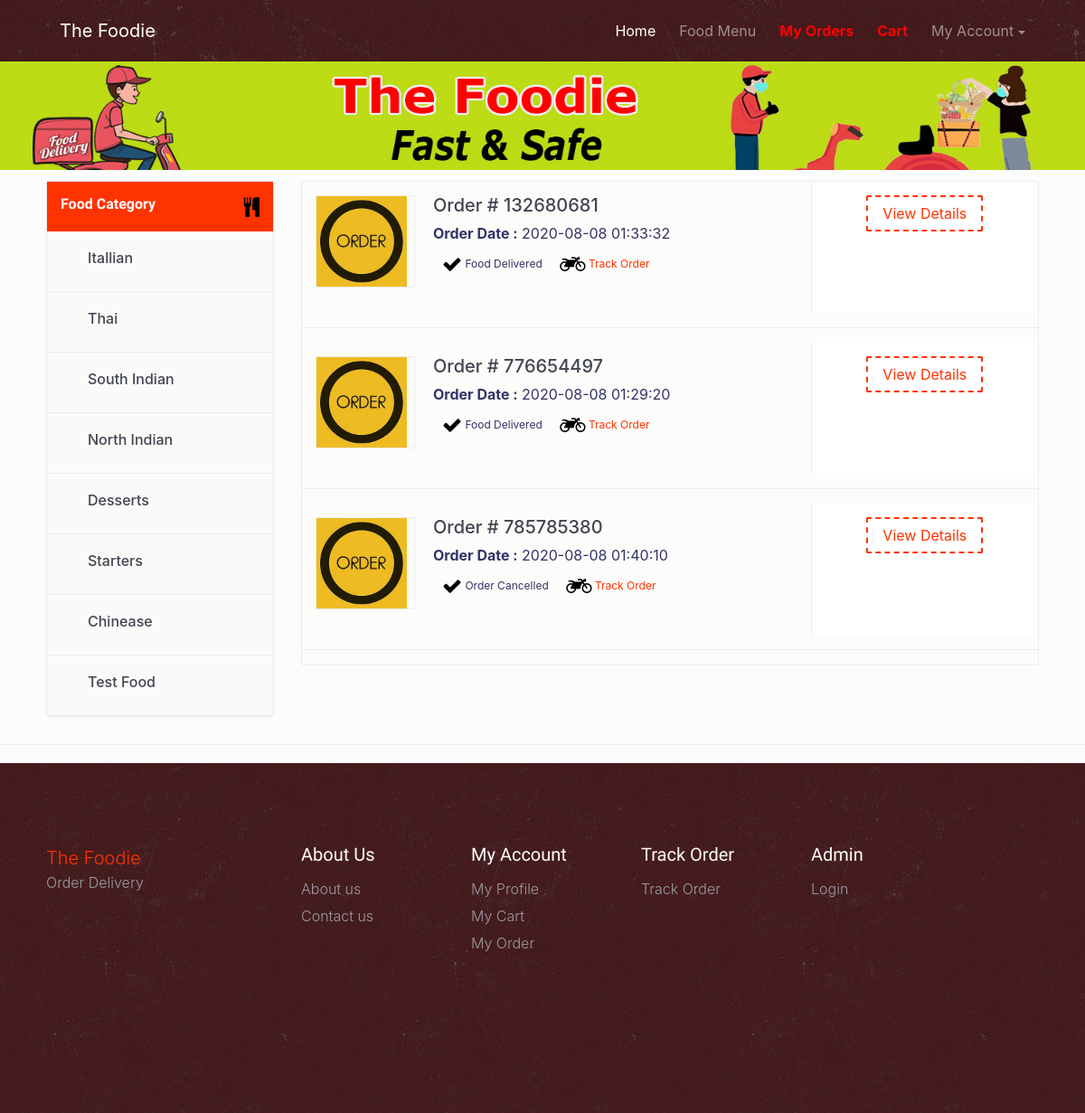
The app's page /fos/my-order.php (signed in) with its own data.
### tables this page shows
CREATE TABLE `tblcategory` (
  `ID` int(5) NOT NULL,
  `CategoryName` varchar(120) DEFAULT NULL,
  `CreationDate` timestamp NULL DEFAULT current_timestamp()
);

CREATE TABLE `tblorderaddresses` (
  `ID` int(11) NOT NULL,
  `UserId` char(100) DEFAULT NULL,
  `Ordernumber` char(100) DEFAULT NULL,
  `Flatnobuldngno` varchar(255) DEFAULT NULL,
  `StreetName` varchar(255) DEFAULT NULL,
  `Area` varchar(255) DEFAULT NULL,
  `Landmark` varchar(255) DEFAULT NULL,
  `City` varchar(255) DEFAULT NULL,
  `OrderTime` timestamp NOT NULL DEFAULT current_timestamp(),
  `OrderFinalStatus` varchar(255) DEFAULT NULL
);

### fos/my-order.php (the view, shortened to what this page needs)
<?php
include_once('includes/dbconnection.php');
if (strlen($_SESSION['fosuid']==0)) {
  header('location:logout.php');
  } else {
  ?>
<!DOCTYPE html>
<html lang="en">
<head>
    <link href="css/bootstrap.min.css" rel="stylesheet">
    <link href="css/font-awesome.min.css" rel="stylesheet">
    <link href="css/animsition.min.css" rel="stylesheet">
    <link href="css/animate.css" rel="stylesheet">
    <link href="css/style.css" rel="stylesheet">
</head>
<body>
    <div class="site-wrapper animsition" data-animsition-in="fade-in" data-animsition-out="fade-out">
        <header id="header" class="header-scroll top-header headrom">
       <?php include_once('includes/header.php');?>
        </header>
        <div class="page-wrapper">
            <div class="inner-page-hero bg-image" data-image-src="images/online.jpg">
            </div>
            <div class="result-show">
                <div class="container">
                    <div class="row">
                        <div class="col-sm-3">
                    </div>
                </div>
            </div>
            <section class="restaurants-page">
                <div class="container">
                    <div class="row">
                        <div class="col-xs-12 col-sm-5 col-md-5 col-lg-3">
                            <div class="sidebar clearfix m-b-20">
                                <div class="main-block">
                                    <div class="sidebar-title white-txt">
                                        <h6>Food Category</h6> <i class="fa fa-cutlery pull-right"></i> </div>
                                    <?php
      $query=mysqli_query($con,"select * from  tblcategory");
              while($row=mysqli_fetch_array($query))
              {
              ?>
                               <ul>
                                            <li>
                                                <label class="custom-control custom-checkbox">
                                                    <span class="custom-control-description"><a href="viewfood-categorywise.php?catid=<?php echo $row['CategoryName'];?>"><?php echo $row['CategoryName'];?></a></span> </label>
                                            </li>
                                        </ul>
                                        <?php } ?>
                                    <div class="clearfix"></div>
                                </div>
                            </div>
                        </div>
                        <div class="col-xs-12 col-sm-7 col-md-7 col-lg-9">
                            <div class="bg-gray restaurant-entry">
<?php
$uid=$_SESSION['fosuid'];
      $query=mysqli_query($con,"select * from  tblorderaddresses  where UserId='$uid'");
              while($row=mysqli_fetch_array($query))
              { ?>
                                <div class="row">
                                    <div class="col-sm-12 col-md-12 col-lg-8 text-xs-center text-sm-left">
                                        <div class="entry-logo">
                                <a class="img-fluid" href="order-details.php?orderid=<?php echo $row['Ordernumber'];?>"><img src="images/order.jpg" width="100" height="100" alt="Order "></a>
                                        </div>
                                        <div class="entry-dscr">
         <h5><a href="order-details.php?orderid=<?php echo $row['Ordernumber'];?>">Order # <?php echo $row['Ordernumber'];?></a></h5>
         <p><b>Order Date :</b> <?php echo $row['OrderTime']?></p>
                                            <ul class="list-inline">
                                                <li class="list-inline-item"><i class="fa fa-check"></i>
                                                    <?php $status=$row['OrderFinalStatus'];
if($status==''){
 echo "Waiting for Restaurant confirmation";
} else{
echo $status;
}
                                                    ?></li>
                                                <li class="list-inline-item"><i class="fa fa-motorcycle"></i>
 <a href="javascript:void(0);" onClick="popUpWindow('trackorder.php?oid=<?php echo htmlentities($row['Ordernumber']);?>');" title="Track order">Track Order</a></li>
                                            </ul>
                                        </div>
                                    </div>
                                    <div class="col-sm-12 col-md-12 col-lg-4 text-xs-center">
                                        <div class="right-content bg-white">
                                            <div class="right-review">
                                     <a href="order-details.php?orderid=<?php echo $row['Ordernumber'];?>" class="btn theme-btn-dash">View Details</a> </div>
                                        </div>
                                    </div>
                                </div>
                                <hr />
                            <?php } ?>
                            </div>
                            </div>
                        </div>
                    </div>
                </div>
            <?php include('includes/footer.php');?>
        </div>
    </div>
</body>
</html>
<?php } ?>

### fos/css/style.css (style rules this page uses)
body { background: rgba(252, 251, 249, 0.68); font-size: 16px; color: #4d4f56; font-weight: 400; overflow-x: hidden; }
.h1, .h2, .h3, .h4, .h5, .h6, h1, h2, h3, h4, h5, h6 { font-family: "Source Sans Pro", sans-serif; color: #25282b; }
a { color: #f30; }
ul { list-style-type: none; padding: 0; }
hr { margin-top: 1rem; margin-bottom: 1rem; border: 0; border-top: 1px solid #eaebeb; }
.container { max-width: 1270px; width: 94%; }
.page-wrapper { padding-top: 68px; }
.custom-control { padding-left: 30px; }
.form-control-lg, .dropdown-menu, .btn, .btn-group-lg>.btn, .btn-lg, .img-rounded { border-radius: 2px }
.btn { transition: all .4s; }
.theme-btn-dash { border: 2px dashed #f30; background-color: transparent; color: #f30 }
.bg-white { background-color: #fff }
.m-b-20 { margin-bottom: 20px; }
#header { position: fixed; width: 100%; border: 0; z-index: 99; }
.inner-page-hero { padding-top: 5%; padding-bottom: 5%; }
.result-show div i { margin-left: 10px; font-size: 22px; vertical-align: middle; color: #000; }
.result-show { padding: 7px 0 10px; border-bottom: 1px solid #eaebeb; color: #333366; margin-bottom: 20px; }
.result-show p { padding: 0; margin: 5px 0; }
.sidebar { border: 1px solid #eaebeb; background: #fafaf8; border-radius: 3px; }
.sidebar-title { padding: 15px 15px 15px; background: #f30; float: left; width: 100%; }
.sidebar-title h6 { float: left; margin-bottom: 0; color: #fff; font-size: 16px; font-weight: 600; line-height: 20px; }
.sidebar-title i { float: right; color: #fff; font-size: 15px; margin-top: 3px; }
.main-block ul li { line-height: 28px; font-weight: 300; display: block; border-bottom: 1px solid #eaebeb; font-weight: 500; color: #414551; }
.main-block ul li a { color: #414551; display: block; font-weight: 500; padding: 15px; }
.main-block ul { float: left; width: 100%; margin-bottom: 0; }
.main-block ul li:first-of-type { border-top: none }
.restaurant-entry { border: 1px solid #eaebeb; border-radius: 2px; margin-bottom: 20px; }
.restaurant-entry .entry-logo { float: left; width: 110px; height: auto; border: 1px solid #eaebeb; border-radius: 2px; margin-top: 15px; margin-left: 15px; overflow: hidden }
.restaurant-entry .entry-logo img { max-width: 100%; display: block }
.restaurant-entry .entry-dscr { padding-left: 145px; margin-top: 15px; }
.restaurant-entry .entry-dscr h5 a { color: #414551; font-weight: 500; font-family: -apple-system, BlinkMacSystemFont, "Segoe UI", Roboto, "Helvetica Neue", Arial, sans-serif; }
.restaurant-entry .entry-dscr ul li { font-size: 12px; margin-top: 7px; }
.restaurant-entry .right-review { padding: 15px 10px; border-left: 1px solid #eaebeb; min-height: 145px; }

### records on screen
tblcategory: CategoryName "Itallian"
tblcategory: CategoryName "Thai"
tblcategory: CategoryName "South Indian"
tblcategory: CategoryName "North Indian"
tblcategory: CategoryName "Desserts"
tblcategory: CategoryName "Starters"
tblcategory: CategoryName "Chinease"
tblcategory: CategoryName "Test Food"
tblorderaddresses: Ordernumber "132680681", OrderTime "2020-08-08 01:33:32", OrderFinalStatus "Food Delivered"
tblorderaddresses: Ordernumber "776654497", OrderTime "2020-08-08 01:29:20", OrderFinalStatus "Food Delivered"
tblorderaddresses: Ordernumber "785785380", OrderTime "2020-08-08 01:40:10", OrderFinalStatus "Order Cancelled"
